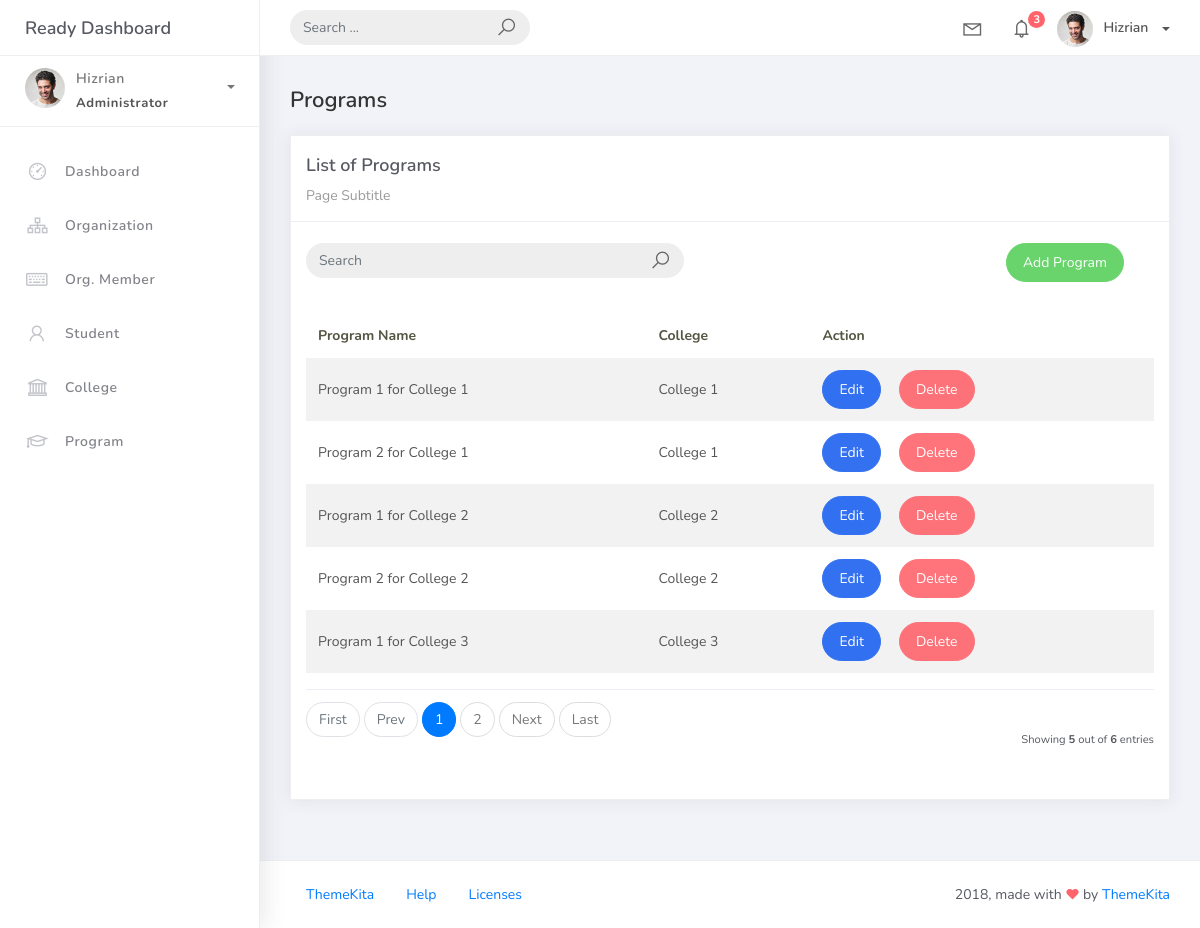
The app's page /program_list, older data.
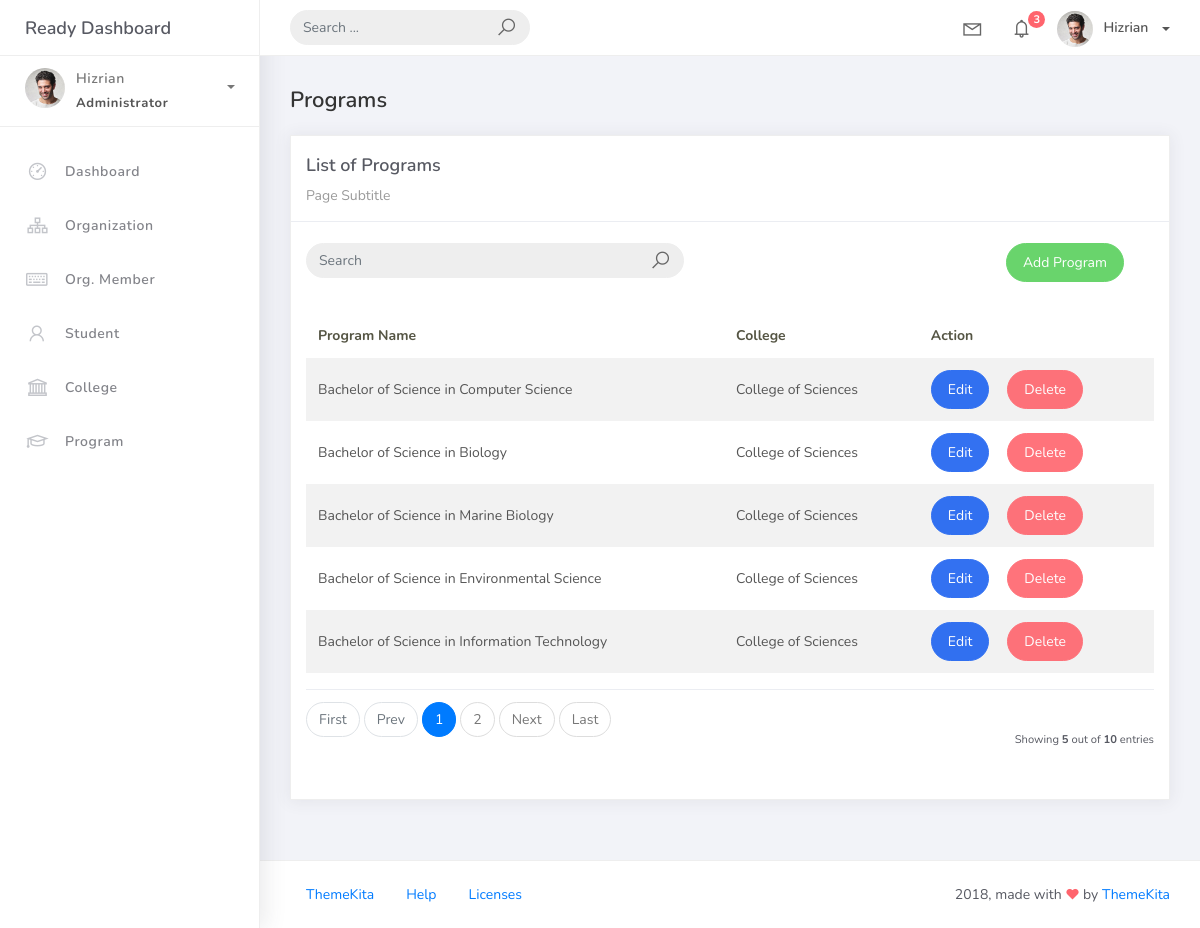
The same page, newer data.
### studentorg/models.py (models this page shows, shortened)
class BaseModel(models.Model):
    created_at = models.DateTimeField(auto_now_add=True, db_index=True)
    updated_at = models.DateTimeField(auto_now=True)
    class Meta:
        abstract = True

class Program(BaseModel):
    prog_name = models.CharField(max_length=150)
    college = models.ForeignKey(College, on_delete=models.CASCADE)

class College(BaseModel):
	college_name = models.CharField(max_length=150)
	def __str__(self):
		return self.college_name

### studentorg/views.py (the view)
# urls.py: path('program_list', ProgramList.as_view(), name='program-list'),
class ProgramList(ListView):
    model = Program
    context_object_name = 'program'
    template_name = 'program_list.html'
    paginate_by = 5
    def get_queryset(self, *args, **kwargs):
        qs = super(ProgramList, self).get_queryset(*args, **kwargs)
        if self.request.GET.get("q") != None:
            query = self.request.GET.get('q')
            qs = qs.filter(Q(prog_name__icontains=query))
        return qs

### templates/program_list.html (shortened to what this page needs)
{% extends 'base.html' %}
{% load static %}
{% block content %}
  <div class="content">
    <div class="container-fluid">
      <h4 class="page-title">Programs</h4>
      <div class="row">
        <div class="col-md-12">
          <div class="card">
            <div class="card-header">
              <div class="card-title">List of Programs</div>
              <div class="card-category">Page Subtitle</div>
            </div>
            <br />
                <div class="col-md-12 row">
                <div class="col-md-6">
                    <form class="navbar-left navbar-form nav-search mr-md-3" action="{% url 'program-list' %}">
                    <div class="input-group">
                        <input type="text" placeholder="Search" class="form-control" name="q" />
                        <div class="input-group-append">
                        <span class="input-group-text">
                            <i class="la la-search search-icon"></i>
                        </span>
                        </div>
                    </div>
                    </form>
                </div>
                <div class="col-md-6">
                    <div class="pull-right">
                    <a href="{% url 'program-add' %}" class="btn btn-success btn-rounded">Add Program</a>
                    </div>
                </div>
                </div>
            <div class="card-body">
              <table class="table table-striped mt-3">
                <thead>
                  <tr>
                    <th scope="col">Program Name</th>
                    <th scope="col">College</th>
                    <th scope="col">Action</th>
                  </tr>
                </thead>
                <tbody>
                  {% for object in object_list %}
                    <tr>
                      <td>{{ object.prog_name }}</td>
                      <td>{{ object.college }}</td>
                      <td>
                        <a href="program_list/{{ object.id }}" class="btn btn-primary btn-rounded">Edit</a>
                        <a href="program_list/{{ object.id }}/delete" class="btn btn-danger btn-rounded">Delete</a>
                    </td>
                    </tr>
                    {% empty %}
                    <tr>
                      <td colspan="4" style="text-align: center">
                        <p class="text-sm font-weight-bold mb-0">No Records Found</p>
                      </td>
                    </tr>
                  {% endfor %}
                </tbody>
              </table>
              {% include 'includes/pagination.html' %}
            </div>
          </div>
        </div>
      </div>
    </div>
  </div>
{% endblock %}

Row changes from the older to the newer data that the page shows:
removed Program: prog_name "Program 1 for College 1", college "College 1"
removed Program: prog_name "Program 2 for College 1", college "College 1"
removed Program: prog_name "Program 1 for College 2", college "College 2"
removed Program: prog_name "Program 2 for College 2", college "College 2"
removed Program: prog_name "Program 1 for College 3", college "College 3"
added Program: prog_name "Bachelor of Science in Computer Science", college "College of Sciences"
added Program: prog_name "Bachelor of Science in Biology", college "College of Sciences"
added Program: prog_name "Bachelor of Science in Marine Biology", college "College of Sciences"
added Program: prog_name "Bachelor of Science in Environmental Science", college "College of Sciences"
added Program: prog_name "Bachelor of Science in Information Technology", college "College of Sciences"
Text that changed along with them:
{{ paginator.count }}: "6" → "10"
